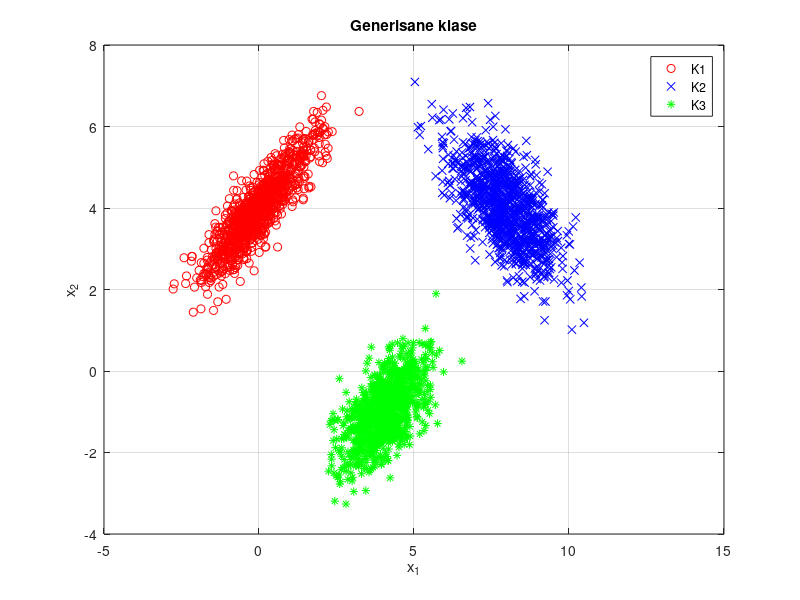

This chart was generated by the following MATLAB code: (Note: this script raises an error after producing the figure.)
clear
close all
clc

%% Generisanje klasa i prikaz klasa

M1 = [0 4]'; S1 = [0.9 0.8;0.8 0.9];
M2 = [8 4]'; S2 = [0.8 -0.5;-0.5 0.8];
M3 = [4 -1]'; S3 = [0.5 0.3;0.3 0.5];

N = 1000;

X1 =  mvnrnd(M1,S1,N)';
X2 =  mvnrnd(M2,S2,N)';
X3 =  mvnrnd(M3,S3,N)';

figure()
plot(X1(1,:),X1(2,:),'ro',X2(1,:),X2(2,:),'bx',X3(1,:),X3(2,:),'g*')
title('Generisane klase');
grid on;
xlabel('x_1'); 
ylabel('x_2');
legend('K1','K2','K3'); 

%% Projektovanje linearnog klasifikatora metodom resupstitucije

X1_novo = [X1,X2];
X2_novo = X3;
X_test = [X1 X2 X3];

[s_opt, v0_opt, Neps_opt, M1_est, M2_est, S1_est, S2_est] = resupstitucija(X1_novo, X2_novo);

V = (s_opt * S1_est + (1-s_opt) * S2_est)^(-1) * (M2_est - M1_est);
v0 = v0_opt;

x1 = -5:0.1:10;
x2 = -(v0 + V(1) * x1) / V(2);
klasif1 = [x1; x2];

Y = V' * X_test + v0;
Y(Y > 0) = 3;
indeksi = find(Y < 0);

X1_novo = X1;
X2_novo = X2;

[s_opt, v0_opt, Neps_opt, M1_est, M2_est, S1_est, S2_est] = resupstitucija(X1_novo, X2_novo);

V = (s_opt * S1_est + (1-s_opt) * S2_est)^(-1) * (M2_est - M1_est);
v0 = v0_opt;

x1 = -5:0.1:10;
x2 = -(v0 + V(1) * x1) / V(2);
klasif2 = [x1; x2];

if ~isempty(indeksi)
    Y(indeksi) = V' * X_test(:,indeksi) + v0;
    Y(Y < 0) = 1;
    Y((Y ~= 1) & (Y ~= 3)) = 2;
end

figure()
plot(X1(1,:), X1(2,:), 'ro', X2(1,:), X2(2,:), 'bx', X3(1,:), X3(2,:), 'g*', klasif1(1,:), klasif1(2,:), klasif2(1,:), klasif2(2,:))
legend('K1', 'K2', 'K3', 'Klasifikator 12/3', 'Klasifikator 1/2');
title('Prikaz odbiraka i klasifikatora');
xlabel('x_1'); 
ylabel('x_2');
ylim([-4 12]);
grid on;

Y_prava = [ones(1, N) 2 * ones(1, N) 3 * ones(1, N)];
c = confusionmat(Y_prava, Y);
disp(c)

figure()
confusionchart(c)

%% Projektovanje linearnog klasifikatora metodom zeljenog izlaza

%gama1 = [2 * ones(2 * N, 1); -ones(N, 1)];
%gama = [ones(3 * N, 1) 2 * ones(3 * N, 1) gama1]';

tezine = [1 2 3];

for i = 1:3 
    gama1 = [ones(2 * N, 1); tezine(i)*ones(N, 1)];
    gama2 = [ones(N, 1); tezine(i)*ones(N, 1)];

    X1_novo = [X1, X2];
    X2_novo = X3;

    [v0, V] = metod_zeljenog_izlaza(X1_novo, X2_novo, gama1);

    x1 = -5:0.1:10;
    x2 = (-v0 - V(1) * x1) / V(2);
    klasif1 = [x1; x2];
    
    Y = V' * X_test + v0;
    Y(Y > 0) = 3;
    indeksi = find(Y < 0);

    X1_novo = X1;
    X2_novo = X2;

    [v0, V] = metod_zeljenog_izlaza(X1_novo, X2_novo, gama2);

    x1 = -5:0.1:10;
    x2 = (-v0 - V(1) * x1) / V(2);
    klasif2 = [x1; x2];
    
    if ~isempty(indeksi)
        Y(indeksi) = V' * X_test(:,indeksi) + v0;
        Y(Y < 0) = 1;
        Y((Y ~= 1) & (Y ~= 3)) = 2;
    end

    figure()
    plot(X1(1,:), X1(2,:), 'ro', X2(1,:), X2(2,:), 'bx', X3(1,:), X3(2,:), 'g*', klasif1(1,:), klasif1(2,:), klasif2(1,:), klasif2(2,:))
    legend('K1', 'K2', 'K3', 'Klasifikator 12/3', 'Klasifikator 1/2');
    xlabel('x_1'); 
    ylabel('x_2');
    ylim([-4 12]);
    title(['Prikaz odbiraka i klasifikatora za gama ', num2str(i)]);
    grid on;
            
    Y_prava = [ones(1, N) 2 * ones(1, N) 3 * ones(1, N)];
    c = confusionmat(Y_prava, Y);
    disp(c)

    figure()
    confusionchart(c)
    
end

%% Projektovanje kvadratnog klasifikatora

N = 1000;

M1 = [0;0];
R1 = 2 * rand(1,N);
u1 = 2 * pi * rand(1,N);
X1 = [R1.*cos(u1) ; R1.*sin(u1)] + M1 * ones(1, N);

M2 = [0;0];
Ru = 2.5;
Rd = 1.5;
R2 = Rd * rand(1, N) + Ru;
u2 = 2 * pi * rand(1, N);
X2 = [R2.*cos(u2) ; R2.*sin(u2)] + M2 * ones(1, N);

figure
plot(X1(1,:), X1(2,:), 'r*', X2(1,:), X2(2,:), 'b*')
legend('Klasa 1', 'Klasa 2'); 
xlabel('x_1'); 
ylabel('x_2');
title('Nelinearno separabilne klase separabilnih klasa');

gama = ones(2 * N, 1);

Z = [-1 * ones(1, N) 1 * ones(1, N); -X1 X2; -X1(1,:).^2 X2(1,:).^2; -2 * X1(1,:).*X1(2,:) 2 * X2(1,:).*X2(2,:); -X1(2,:).^2 X2(2,:).^2];
W = (Z * Z')^(-1) * Z * gama;
v0 = W(1); V = W(2:3);
Q = [W(4) W(5); W(5) W(6)];

syms xp yp 

[xp, yp, ~, ~] = solve(v0 + xp * V(1) + yp * V(2) + xp^2 * Q(1) + 2 * xp * yp * Q(2) + yp^2 * Q(4), xp, yp, 'returnCondition', true);
z = -3:0.001:5;
xp = eval(xp);
xp = [xp(1,:) fliplr(xp(2,:))];
xp1 = xp(imag(xp) == 0);
yp = eval(yp);
yp = [yp(1,:) fliplr(yp(2,:))];
yp1 = yp(imag(xp) == 0);

figure()
hold on;
plot(X1(1,:), X1(2,:), 'r*', X2(1,:), X2(2,:), 'b*')
plot(xp1, yp1, 'k')
legend('Klasa 1', 'Klasa 2', 'Klasifikator');
xlabel('x_1'); 
ylabel('x_2');
title('Prikaz odbiraka i diskriminacione krive');
